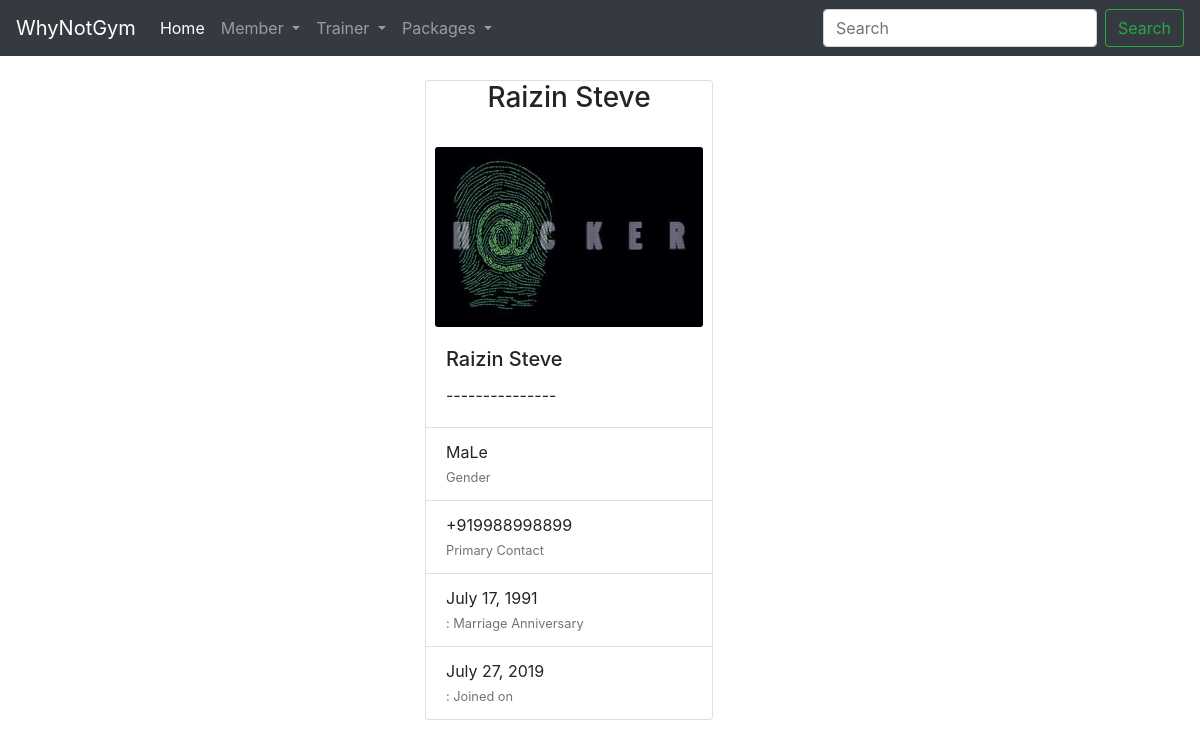
The app's page /member/view/1 with its own data.
### member/models.py (models this page shows, shortened)
class Member(models.Model):
    phone_regex = RegexValidator(regex=r'^\+?1?\d{12}$',
                                 message="Phone number must be entered in the format: "
                                         " '+999999999'. Up to 10 digits allowed. "
                                         "Country Code with (+) Sign Required")
    s = [("m", "Male"), ("f", "Female")]
    first_name = models.CharField(max_length=50, blank=False, null=False)
    last_name = models.CharField(max_length=50, blank=False, null=False)
    mobile_one = models.CharField(unique=True,
                                  validators=[phone_regex],
                                  max_length=13,
                                  help_text="+911234567890")  # validators should be a list
    mobile_two = models.CharField(validators=[phone_regex],
                                  max_length=13,
                                  blank=True)
    sex = models.CharField(max_length=1, choices=s, default="f")
    address = models.TextField(blank=True,
                               max_length=300,
                               help_text="Maximum 300 Characters only")
    profession = models.CharField(blank=True,
                                  max_length=30,
                                  help_text="Maximum 30 Characters only")
    email = models.EmailField(max_length=100, blank=True)
    marriage = models.DateField(null=True, blank=True)
    dob = models.DateField(null=True, blank=True)
    pic = models.ImageField(default="default.png",
                            upload_to="profile_pics",
                            blank=True)
    date_joined = models.DateTimeField(default=timezone.now)

### member/views.py (the view)
# urls.py: path("view/<int:pk>", MemberDetail.as_view(), name="member-detail"),
class MemberDetail(DetailView):
    model = Member
    template_name = "member/member_detail.html"

### member/templates/member/member_detail.html (shortened to what this page needs)
{% extends "base.html" %}
{% load crispy_forms_tags %}
{% block content %}
<div class="row justify-content-center">
    <div class="col col-md-6 col-sm-6 col-lg-4">
        <div class="card" style="width: 18rem;">
        <h3 class="text-center">{{ object.first_name }} {{ object.last_name }}</h3><br/>
            <img src="{{ object.pic.url }}"
                 style="align-self: center; width: {{ object.pic.width }}px; height: {{ object.pic.height }}px;"
                 class="card-img" alt="Can't Load Image, Upload New One">
            <div class="card-body">
                <h5 class="card-title">{{ object.first_name }} {{ object.last_name }}</h5>
                <p class="card-text">---------------</p>
            </div>
            <ul class="list-group list-group-flush">
                {% if object.sex == "f" %}
                    <li class="list-group-item">FeMale
                {% else %}
                    <li class="list-group-item">MaLe
                {% endif %}
                <br/>
                <small class="text-muted">Gender</small>
                </li>
                {% if object.mobile_one %}
                <li class="list-group-item">
                    {{ object.mobile_one }}<br/>
                    <small class="text-muted">Primary Contact</small>
                </li>
                {% endif %}
                {% if object.marriage %}
                <li class="list-group-item">
                    {{ object.marriage }}<br/>
                    <small class="text-muted">: Marriage Anniversary</small>
                </li>
                {% endif %}
                {% if object.date_joined %}
                <li class="list-group-item">
                    {{ object.date_joined|date }}<br/>
                    <small class="text-muted">: Joined on</small>
                </li>
                {% endif %}
            </ul>
        </div>
    </div>
</div>
{% endblock content %}

### records on screen
Member: first_name "Raizin", last_name "Steve", pic (picture), mobile_one "+919988998899", marriage "July 17, 1991", date_joined "July 27, 2019"
